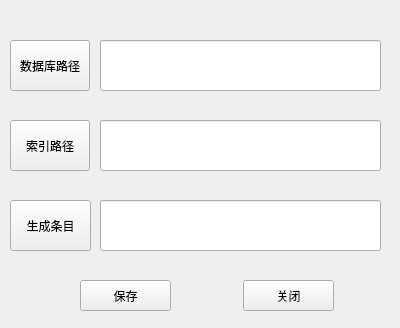
<?xml version="1.0" encoding="UTF-8"?>
<ui version="4.0">
 <class>setting</class>
 <widget class="QMainWindow" name="setting">
  <property name="geometry">
   <rect>
    <x>0</x>
    <y>0</y>
    <width>400</width>
    <height>328</height>
   </rect>
  </property>
  <property name="windowTitle">
   <string>通用设置</string>
  </property>
  <widget class="QWidget" name="centralwidget">
   <widget class="QPushButton" name="databaseButton">
    <property name="geometry">
     <rect>
      <x>10</x>
      <y>40</y>
      <width>80</width>
      <height>51</height>
     </rect>
    </property>
    <property name="text">
     <string>数据库路径</string>
    </property>
   </widget>
   <widget class="QPushButton" name="indexButton">
    <property name="geometry">
     <rect>
      <x>10</x>
      <y>120</y>
      <width>80</width>
      <height>51</height>
     </rect>
    </property>
    <property name="text">
     <string>索引路径</string>
    </property>
   </widget>
   <widget class="QPushButton" name="yesButton">
    <property name="geometry">
     <rect>
      <x>80</x>
      <y>280</y>
      <width>91</width>
      <height>31</height>
     </rect>
    </property>
    <property name="text">
     <string>保存</string>
    </property>
   </widget>
   <widget class="QPushButton" name="noButton">
    <property name="geometry">
     <rect>
      <x>243</x>
      <y>280</y>
      <width>91</width>
      <height>31</height>
     </rect>
    </property>
    <property name="text">
     <string>关闭</string>
    </property>
   </widget>
   <widget class="QLineEdit" name="database">
    <property name="geometry">
     <rect>
      <x>100</x>
      <y>40</y>
      <width>281</width>
      <height>51</height>
     </rect>
    </property>
    <property name="text">
     <string/>
    </property>
   </widget>
   <widget class="QLineEdit" name="index">
    <property name="geometry">
     <rect>
      <x>100</x>
      <y>120</y>
      <width>281</width>
      <height>51</height>
     </rect>
    </property>
   </widget>
   <widget class="QPushButton" name="outpathButton">
    <property name="geometry">
     <rect>
      <x>10</x>
      <y>200</y>
      <width>81</width>
      <height>51</height>
     </rect>
    </property>
    <property name="text">
     <string>生成条目</string>
    </property>
   </widget>
   <widget class="QLineEdit" name="outpath">
    <property name="geometry">
     <rect>
      <x>100</x>
      <y>200</y>
      <width>281</width>
      <height>51</height>
     </rect>
    </property>
   </widget>
  </widget>
 </widget>
 <resources/>
 <connections/>
</ui>
